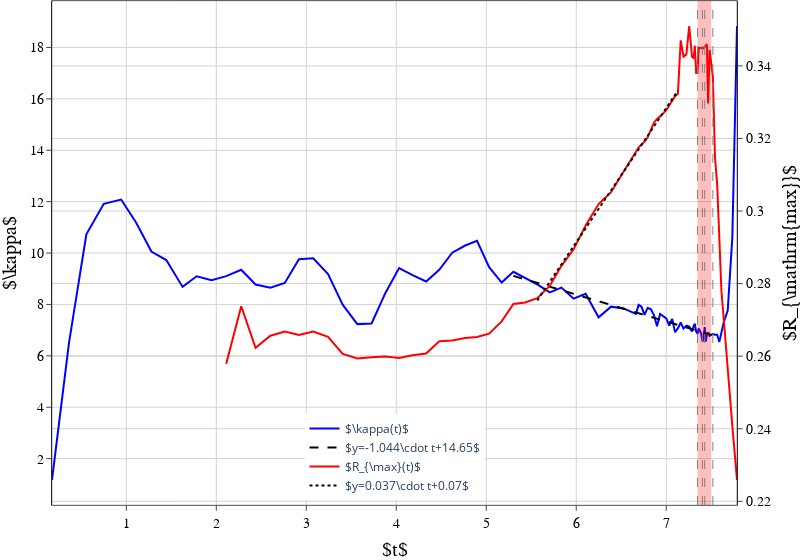

The notebook cell saved with this chart:
### Code cell
import plotly.graph_objects as go

fig = go.Figure()

ind = (outputs['t'] > 5.29) & (outputs['t'] < 7.58)
slope, intercept, r, p, se = linregress(outputs['t'][ind], outputs['curvature_tip'][ind])
print(f"slope={slope} intercept={intercept}")
xx = np.linspace(outputs['t'][ind].min(), outputs['t'][ind].max())
yy = slope*xx + intercept

ind = outputs['t'] < 7.81
fig.add_trace(go.Scatter(
    x=outputs['t'][ind],
    y=outputs['curvature_tip'][ind],
    name="$\kappa(t)$",
    mode='lines',
    marker=dict(
        size=5,
        line=dict(width=1)),
    marker_symbol='circle',
    line=dict(width=2, dash='solid', color='blue'),
    textfont=dict(
     family="Times New Roman",
     size=18,
     color="LightSeaGreen")
))
fig.add_trace(go.Scatter(
    x=xx,
    y=yy,
    name=f'$y={slope:0.3f}\cdot t+{intercept:0.2f}$',
    mode='lines',
    marker=dict(
        size=5,
        line=dict(width=1)),
    marker_symbol='circle',
    line=dict(width=2, dash='dash', color='black'),
    textfont=dict(
     family="Times New Roman",
     size=18,
     color="LightSeaGreen")
))

ind = (outputs['t'] > 5.56) & (outputs['t'] < 7.13)
slope, intercept, r, p, se = linregress(outputs['t'][ind], outputs['rmax'][ind])
print(f"slope={slope} intercept={intercept}")
xx = np.linspace(outputs['t'][ind].min(), outputs['t'][ind].max())
yy = slope*xx + intercept

ind = (outputs['t'] > 2 ) & (outputs['t'] < 7.8) #7.25
fig.add_trace(go.Scatter(
    x=outputs['t'][ind],
    y=outputs['rmax'][ind],
    name='$R_{\max}(t)$',
    yaxis="y2",
    mode='lines',
    marker=dict(
        size=5,
        line=dict(width=1)),
    marker_symbol='circle',
    line=dict(width=2, dash='solid', color='red'),
    textfont=dict(
     family="Times New Roman",
#      size=18,
     color="LightSeaGreen")
))

fig.add_trace(go.Scatter(
    x=xx,
    y=yy,
    name=f'$y={slope:0.3f}\cdot t+{intercept:0.2f}$',
    yaxis="y2",
    mode='lines',
    marker=dict(
        size=5,
        line=dict(width=1)),
    marker_symbol='circle',
    line=dict(width=2, dash='dot', color='black'),
    textfont=dict(
     family="Times New Roman",
     size=18,
     color="LightSeaGreen")
))
vertical=[7.34769,7.5]
fig.add_vrect(x0=vertical[0], x1=vertical[1], 
#               annotation_text="decline", annotation_position="top left",
              fillcolor="red", opacity=0.25, line_width=0)

vert_time=[7.34769, 7.40156, 7.42752, 7.51797]
for time in vert_time:
    fig.add_vline(x=time, line_width=1, line_dash="dash", line_color="grey")
# Create axis objects
fig.update_layout(
    xaxis=dict(
        title='$t$',
        domain=[0.7, 0.3]
    ),
    yaxis=dict(
        title="$\kappa$",
        titlefont=dict(
            color="blue", 
#             size=10
        ),
        tickfont=dict(
            color="blue"
        )
    ),
    yaxis2=dict(
        title="$R_{\mathrm{max}}$",
        titlefont=dict(
            color="red", 
#             size=10
        ),
        tickfont=dict(
            color="red"
        ),
        anchor="x",
        overlaying="y",
        side="right",
#         position=0.1
    ),
)
fig.update_layout(
    autosize=False,
    margin=dict(
        l=0.2,
        r=0.2,
        b=0.2,
        t=0.2,
        pad=0.1
    ),
    #     paper_bgcolor="LightSteelBlue",
)
fig.update_layout(legend=dict(
    yanchor='bottom',
    y=0.01,
    xanchor='center',
    x=0.5
))


figborderlinesize = 0.7
legborderlinesize = 0.7
axis_style = dict(showline=True, gridwidth=1, gridcolor='lightgrey', 
                  linewidth=figborderlinesize, 
                  linecolor='black', 
                  mirror=True,
                  ticks='outside', 
                  tickfont = dict(family = 'Times New Roman', size = 14, color = 'black'),
                  titlefont = dict(family = 'Times New Roman', size = 20, color = 'black')
            )

bg_style = {'plot_bgcolor': 'rgba(255, 255, 255, 1)', 'paper_bgcolor': 'rgba(255, 255, 255, 1)',}
fig.update_layout(bg_style, showlegend=True)
fig.update_xaxes(axis_style)
fig.update_yaxes(axis_style)
# Update layout properties
fig.update_layout(
    width=800,
)

fig.show()
fn = path + 'Rmax_curvature.pdf'
print('Write image to file:', fn)
fig.write_image(str(Path(fn)))

### Figure 1 — Plotly figure (JSON) as saved in the notebook; plotly's stock layout.template omitted (floating-point values rounded to 4 significant figures)
{"data": [{"line": {"color": "blue", "dash": "solid", "width": 2}, "marker": {"line": {"width": 1}, "size": 5, "symbol": "circle"}, "mode": "lines", "name": "$\\kappa(t)$", "textfont": {"color": "LightSeaGreen", "family": "Times New Roman", "size": 18}, "type": "scatter", "x": [0.1741, 0.363, 0.556, 0.7493, 0.9426, 1.108, 1.279, 1.444, 1.625, 1.782, 1.947, 2.11, 2.277, 2.436, 2.602, 2.761, 2.918, 3.077, 3.242, 3.404, 3.567, 3.725, 3.879, 4.031, 4.181, 4.332, 4.477, 4.622, 4.766, 4.897, 5.032, 5.171, 5.301, 5.432, 5.567, 5.705, 5.836, 5.97, 6.104, 6.248, 6.387, 6.524, 6.664, 6.693, 6.725, 6.759, 6.793, 6.828, 6.863, 6.898, 6.932, 7.0, 7.033, 7.066, 7.098, 7.13, 7.161, 7.192, 7.223, 7.255, 7.286, 7.305, 7.317, 7.332, 7.348, 7.36, 7.374, 7.387, 7.402, 7.412, 7.428, 7.439, 7.451, 7.465, 7.482, 7.518, 7.542, 7.566, 7.59, 7.614, 7.639, 7.683, 7.71, 7.734, 7.786], "y": [1.177, 6.505, 10.73, 11.92, 12.08, 11.19, 10.06, 9.729, 8.683, 9.097, 8.941, 9.103, 9.349, 8.775, 8.653, 8.839, 9.757, 9.798, 9.181, 7.992, 7.235, 7.259, 8.447, 9.418, 9.138, 8.895, 9.348, 10.01, 10.29, 10.48, 9.451, 8.851, 9.27, 9.041, 8.784, 8.47, 8.655, 8.226, 8.412, 7.499, 7.914, 7.846, 7.635, 7.982, 7.909, 7.598, 7.864, 7.819, 7.583, 7.151, 7.629, 7.46, 7.18, 7.442, 6.918, 7.066, 7.297, 7.061, 7.178, 7.136, 6.945, 7.168, 7.253, 6.941, 6.868, 7.064, 6.945, 6.887, 6.6, 6.6, 7.116, 6.551, 6.823, 6.91, 6.779, 6.85, 6.821, 6.822, 6.543, 6.861, 7.308, 7.762, 9.055, 10.61, 18.83]}, {"line": {"color": "black", "dash": "dash", "width": 2}, "marker": {"line": {"width": 1}, "size": 5, "symbol": "circle"}, "mode": "lines", "name": "$y=-1.044\\cdot t+14.65$", "textfont": {"color": "LightSeaGreen", "family": "Times New Roman", "size": 18}, "type": "scatter", "x": [5.301, 5.348, 5.394, 5.44, 5.486, 5.532, 5.579, 5.625, 5.671, 5.717, 5.763, 5.81, 5.856, 5.902, 5.948, 5.995, 6.041, 6.087, 6.133, 6.179, 6.226, 6.272, 6.318, 6.364, 6.411, 6.457, 6.503, 6.549, 6.595, 6.642, 6.688, 6.734, 6.78, 6.826, 6.873, 6.919, 6.965, 7.011, 7.058, 7.104, 7.15, 7.196, 7.242, 7.289, 7.335, 7.381, 7.427, 7.473, 7.52, 7.566], "y": [9.113, 9.064, 9.016, 8.968, 8.92, 8.871, 8.823, 8.775, 8.727, 8.678, 8.63, 8.582, 8.533, 8.485, 8.437, 8.389, 8.34, 8.292, 8.244, 8.196, 8.147, 8.099, 8.051, 8.003, 7.954, 7.906, 7.858, 7.81, 7.761, 7.713, 7.665, 7.616, 7.568, 7.52, 7.472, 7.423, 7.375, 7.327, 7.279, 7.23, 7.182, 7.134, 7.086, 7.037, 6.989, 6.941, 6.893, 6.844, 6.796, 6.748]}, {"line": {"color": "red", "dash": "solid", "width": 2}, "marker": {"line": {"width": 1}, "size": 5, "symbol": "circle"}, "mode": "lines", "name": "$R_{\\max}(t)$", "textfont": {"color": "LightSeaGreen", "family": "Times New Roman"}, "type": "scatter", "x": [2.11, 2.277, 2.436, 2.602, 2.761, 2.918, 3.077, 3.242, 3.404, 3.567, 3.725, 3.879, 4.031, 4.181, 4.332, 4.477, 4.622, 4.766, 4.897, 5.032, 5.171, 5.301, 5.432, 5.567, 5.705, 5.836, 5.97, 6.104, 6.248, 6.387, 6.524, 6.664, 6.693, 6.725, 6.759, 6.793, 6.828, 6.863, 6.898, 6.932, 7.0, 7.033, 7.066, 7.098, 7.13, 7.161, 7.192, 7.223, 7.255, 7.286, 7.305, 7.317, 7.332, 7.348, 7.36, 7.374, 7.387, 7.402, 7.412, 7.428, 7.439, 7.451, 7.465, 7.482, 7.518, 7.542, 7.566, 7.59, 7.614, 7.639, 7.683, 7.71, 7.734, 7.786], "y": [0.2579, 0.2738, 0.2623, 0.2656, 0.2668, 0.2659, 0.2668, 0.2653, 0.2606, 0.2594, 0.2597, 0.2599, 0.2595, 0.2603, 0.2607, 0.2641, 0.2643, 0.265, 0.2653, 0.2662, 0.2696, 0.2744, 0.2748, 0.276, 0.2793, 0.2849, 0.2894, 0.296, 0.3019, 0.3052, 0.3108, 0.3164, 0.3175, 0.3184, 0.3191, 0.3203, 0.3225, 0.3243, 0.3254, 0.3261, 0.3278, 0.3291, 0.3306, 0.3317, 0.3323, 0.347, 0.3425, 0.3432, 0.3509, 0.3425, 0.3421, 0.3456, 0.338, 0.3381, 0.345, 0.3449, 0.3448, 0.3448, 0.3448, 0.3452, 0.3457, 0.346, 0.3296, 0.3444, 0.337, 0.3148, 0.3074, 0.2926, 0.2778, 0.2704, 0.2556, 0.2481, 0.2407, 0.2259], "yaxis": "y2"}, {"line": {"color": "black", "dash": "dot", "width": 2}, "marker": {"line": {"width": 1}, "size": 5, "symbol": "circle"}, "mode": "lines", "name": "$y=0.037\\cdot t+0.07$", "textfont": {"color": "LightSeaGreen", "family": "Times New Roman", "size": 18}, "type": "scatter", "x": [5.567, 5.598, 5.63, 5.662, 5.694, 5.726, 5.758, 5.79, 5.822, 5.854, 5.886, 5.917, 5.949, 5.981, 6.013, 6.045, 6.077, 6.109, 6.141, 6.173, 6.205, 6.236, 6.268, 6.3, 6.332, 6.364, 6.396, 6.428, 6.46, 6.492, 6.524, 6.555, 6.587, 6.619, 6.651, 6.683, 6.715, 6.747, 6.779, 6.811, 6.842, 6.874, 6.906, 6.938, 6.97, 7.002, 7.034, 7.066, 7.098, 7.13], "y": [0.2754, 0.2766, 0.2777, 0.2789, 0.2801, 0.2813, 0.2824, 0.2836, 0.2848, 0.286, 0.2872, 0.2883, 0.2895, 0.2907, 0.2919, 0.2931, 0.2942, 0.2954, 0.2966, 0.2978, 0.299, 0.3001, 0.3013, 0.3025, 0.3037, 0.3049, 0.306, 0.3072, 0.3084, 0.3096, 0.3108, 0.3119, 0.3131, 0.3143, 0.3155, 0.3167, 0.3178, 0.319, 0.3202, 0.3214, 0.3226, 0.3237, 0.3249, 0.3261, 0.3273, 0.3285, 0.3296, 0.3308, 0.332, 0.3332], "yaxis": "y2"}], "layout": {"autosize": false, "legend": {"x": 0.5, "xanchor": "center", "y": 0.01, "yanchor": "bottom"}, "margin": {"b": 0.2, "l": 0.2, "pad": 0.1, "r": 0.2, "t": 0.2}, "paper_bgcolor": "rgba(255, 255, 255, 1)", "plot_bgcolor": "rgba(255, 255, 255, 1)", "shapes": [{"fillcolor": "red", "line": {"width": 0}, "opacity": 0.25, "type": "rect", "x0": 7.348, "x1": 7.5, "xref": "x", "y0": 0, "y1": 1, "yref": "y domain"}, {"line": {"color": "grey", "dash": "dash", "width": 1}, "type": "line", "x0": 7.348, "x1": 7.348, "xref": "x", "y0": 0, "y1": 1, "yref": "y domain"}, {"line": {"color": "grey", "dash": "dash", "width": 1}, "type": "line", "x0": 7.402, "x1": 7.402, "xref": "x", "y0": 0, "y1": 1, "yref": "y domain"}, {"line": {"color": "grey", "dash": "dash", "width": 1}, "type": "line", "x0": 7.428, "x1": 7.428, "xref": "x", "y0": 0, "y1": 1, "yref": "y domain"}, {"line": {"color": "grey", "dash": "dash", "width": 1}, "type": "line", "x0": 7.518, "x1": 7.518, "xref": "x", "y0": 0, "y1": 1, "yref": "y domain"}], "showlegend": true, "width": 800, "xaxis": {"domain": [0.7, 0.3], "gridcolor": "lightgrey", "gridwidth": 1, "linecolor": "black", "linewidth": 0.7, "mirror": true, "showline": true, "tickfont": {"color": "black", "family": "Times New Roman", "size": 14}, "ticks": "outside", "title": {"font": {"color": "black", "family": "Times New Roman", "size": 20}, "text": "$t$"}}, "yaxis": {"gridcolor": "lightgrey", "gridwidth": 1, "linecolor": "black", "linewidth": 0.7, "mirror": true, "showline": true, "tickfont": {"color": "black", "family": "Times New Roman", "size": 14}, "ticks": "outside", "title": {"font": {"color": "black", "family": "Times New Roman", "size": 20}, "text": "$\\kappa$"}}, "yaxis2": {"anchor": "x", "gridcolor": "lightgrey", "gridwidth": 1, "linecolor": "black", "linewidth": 0.7, "mirror": true, "overlaying": "y", "showline": true, "side": "right", "tickfont": {"color": "black", "family": "Times New Roman", "size": 14}, "ticks": "outside", "title": {"font": {"color": "black", "family": "Times New Roman", "size": 20}, "text": "$R_{\\mathrm{max}}$"}}}}
